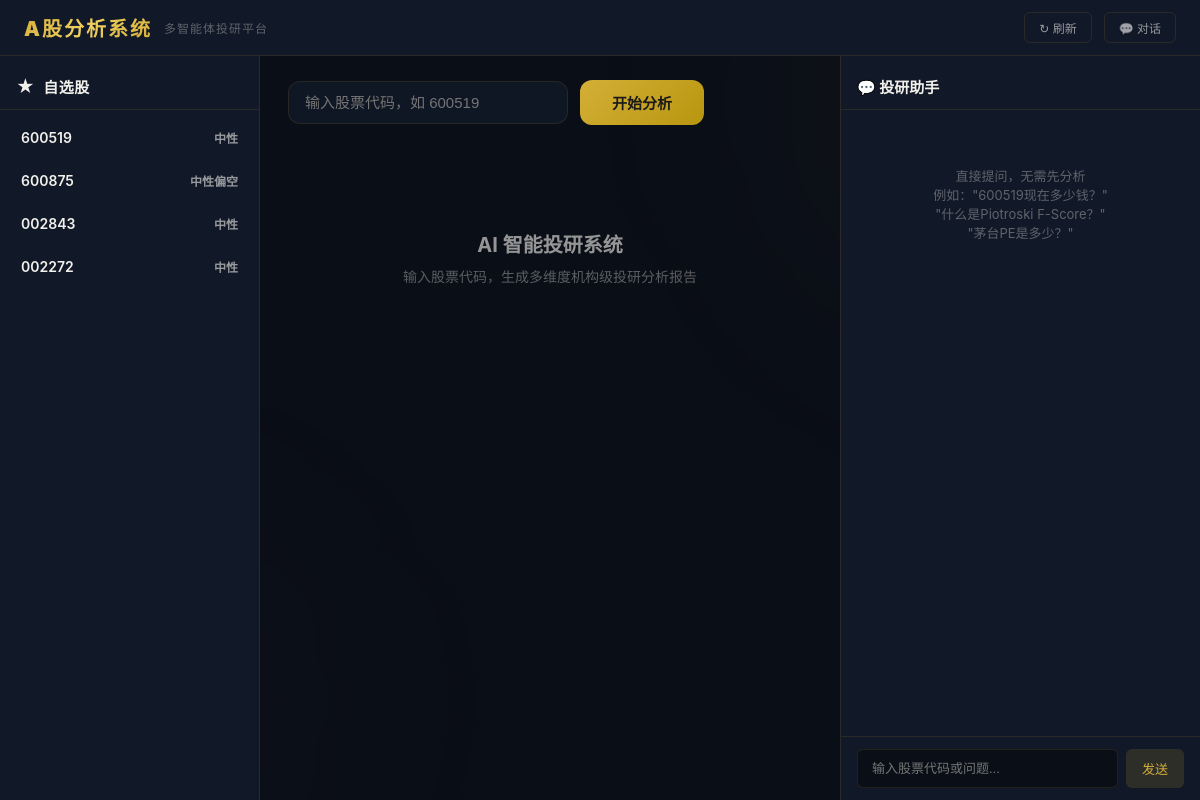
The app's page /, older data.
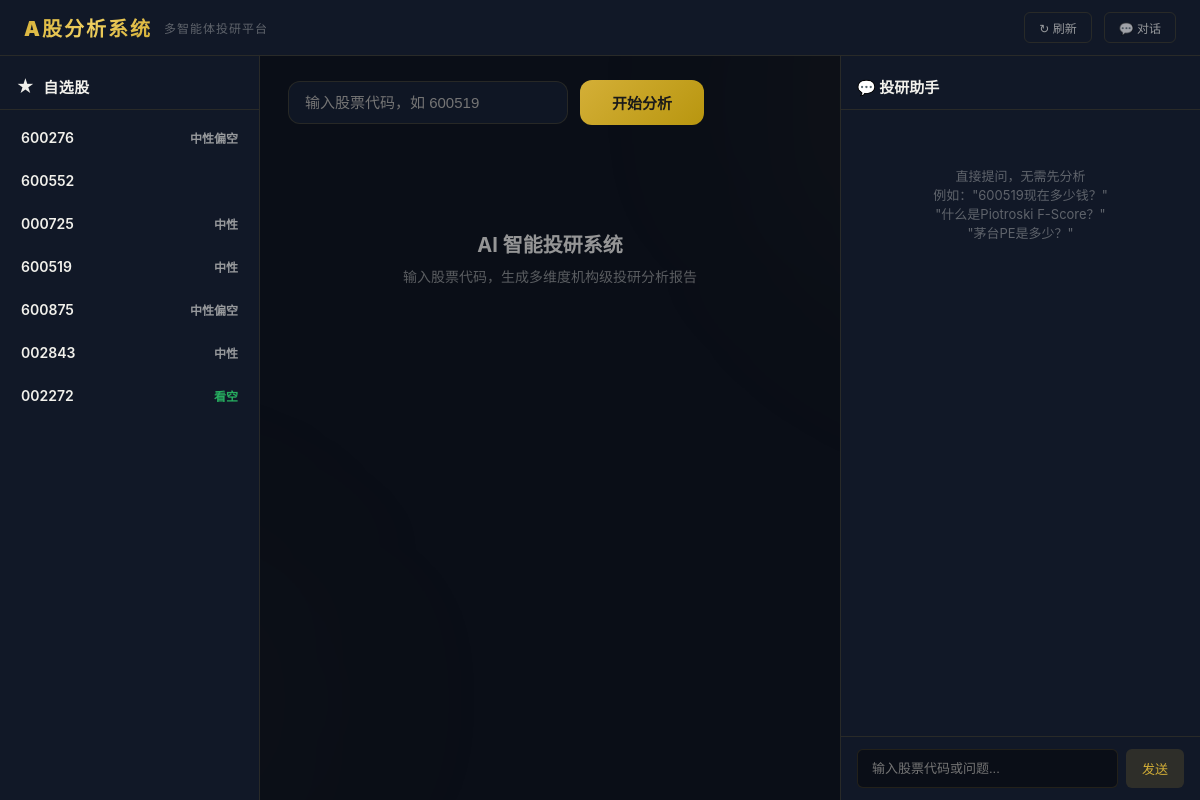
The same page, newer data.
### tables this page shows
CREATE TABLE watchlist (
                id INTEGER PRIMARY KEY AUTOINCREMENT,
                stock_code TEXT NOT NULL UNIQUE,
                stock_name TEXT DEFAULT '',
                added_at TEXT DEFAULT (datetime('now', 'localtime')),
                notes TEXT DEFAULT '',
                last_price REAL,
                last_grade TEXT,
                last_score INTEGER,
                last_analysis_at TEXT
            );

### app.py (the view)
@app.get("/", response_class=HTMLResponse)
def index(request: Request):
    watchlist = watchlist_get_all()
    return templates.TemplateResponse("index.html", {
        "request": request,
        "selected_agents": ["tech", "fund", "capital", "industry", "risk", "valuation"],
        "watchlist": watchlist,
    })

### templates/index.html (shortened to what this page needs)
<!DOCTYPE html>
<html lang="zh-CN">
<head>
</head>
<body>
<div class="app">
    <header class="top-header">
        <div class="logo">A股分析系统</div>
        <div class="logo-sub">多智能体投研平台</div>
        <div class="header-right">
            <button class="header-btn" onclick="refreshWatchlist(event)" title="刷新自选股快照">↻ 刷新</button>
            <button class="header-btn" id="toggleChatBtn" onclick="toggleChat()">💬 对话</button>
        </div>
    </header>
    <div class="app-body">
    <aside class="sidebar">
        <div class="sidebar-header">
            <span class="icon">★</span> 自选股
        </div>
        <div class="watchlist-items" id="watchlistItems">
            {% for item in watchlist %}
            <div class="wl-item" data-code="{{ item.stock_code }}" onclick="analyzeStock('{{ item.stock_code }}')">
                <div>
                    <div class="wl-code">{{ item.stock_code }}</div>
                </div>
                <div class="wl-info">
                    {% if item.last_grade %}
                    <div class="wl-grade {% if '看多' in item.last_grade %}bullish{% elif '看空' in item.last_grade %}bearish{% else %}neutral{% endif %}">{{ item.last_grade }}</div>
                    {% endif %}
                </div>
            </div>
            {% endfor %}
        </div>
    </aside>
    <main class="main" id="mainContent">
        <div class="input-bar">
            <input type="text" id="stockInput" placeholder="输入股票代码，如 600519"
                   value="{{ stock_code or '' }}" maxlength="6" autofocus
                   onkeydown="if(event.key==='Enter')analyzeStock()">
            <button class="btn-primary" id="analyzeBtn" onclick="analyzeStock()">开始分析</button>
        </div>
        <div id="analysisContent">
            {% if report %}
            <div class="score-badge">
                <span class="num">{{ overall_score }}</span>
                <span class="grade">{{ overall_grade }}</span>
            </div>
            <div id="chartsArea"></div>
            <div class="report-section" id="reportText">{{ report | safe if report else '' }}</div>
            {% else %}
            <div class="placeholder">
                <h2>AI 智能投研系统</h2>
                <p>输入股票代码，生成多维度机构级投研分析报告</p>
            </div>
            {% endif %}
        </div>
    </main>
    <aside class="chat-panel" id="chatPanel">
        <div class="chat-header">💬 投研助手</div>
        <div class="chat-messages" id="chatMessages">
            <div class="chat-empty" id="chatEmpty">
                直接提问，无需先分析<br>例如："600519现在多少钱？"<br>"什么是Piotroski F-Score？"<br>"茅台PE是多少？"
            </div>
        </div>
        <div class="chat-input-area">
            <form id="chatForm" onsubmit="sendMessage(event)">
                <input type="text" id="chatInput" placeholder="输入股票代码或问题..." autocomplete="off">
                <button type="submit" id="chatSendBtn">发送</button>
            </form>
        </div>
    </aside>
</div>
</div>
</body>
</html>

Row changes from the older to the newer data that the page shows:
added watchlist: stock_code "600276", last_grade "中性偏空"
added watchlist: stock_code "600552"
added watchlist: stock_code "000725", last_grade "中性"
changed watchlist (number 7 of 7 on the later page): last_grade "中性" → "看空"
